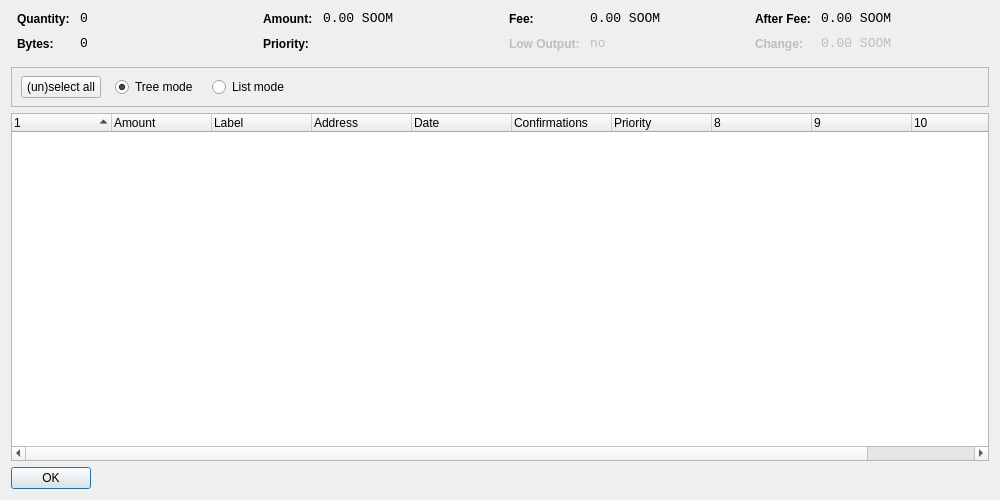
<?xml version="1.0" encoding="UTF-8"?>
<ui version="4.0">
 <class>CoinControlDialog</class>
 <widget class="QDialog" name="CoinControlDialog">
  <property name="geometry">
   <rect>
    <x>0</x>
    <y>0</y>
    <width>1000</width>
    <height>500</height>
   </rect>
  </property>
  <property name="windowTitle">
   <string>Coin Control</string>
  </property>
  <layout class="QVBoxLayout" name="verticalLayout">
   <item>
    <layout class="QHBoxLayout" name="horizontalLayoutTop" stretch="0,0,0,0">
     <property name="topMargin">
      <number>0</number>
     </property>
     <property name="bottomMargin">
      <number>10</number>
     </property>
     <item>
      <layout class="QFormLayout" name="formLayoutCoinControl1">
       <property name="horizontalSpacing">
        <number>10</number>
       </property>
       <property name="verticalSpacing">
        <number>10</number>
       </property>
       <property name="leftMargin">
        <number>6</number>
       </property>
       <property name="rightMargin">
        <number>6</number>
       </property>
       <item row="0" column="0">
        <widget class="QLabel" name="labelCoinControlQuantityText">
         <property name="styleSheet">
          <string notr="true">font-weight:bold;</string>
         </property>
         <property name="text">
          <string>Quantity:</string>
         </property>
        </widget>
       </item>
       <item row="0" column="1">
        <widget class="QLabel" name="labelCoinControlQuantity">
         <property name="font">
          <font>
           <family>Monospace</family>
           <pointsize>10</pointsize>
          </font>
         </property>
         <property name="cursor">
          <cursorShape>IBeamCursor</cursorShape>
         </property>
         <property name="contextMenuPolicy">
          <enum>Qt::ActionsContextMenu</enum>
         </property>
         <property name="text">
          <string notr="true">0</string>
         </property>
         <property name="textInteractionFlags">
          <set>Qt::LinksAccessibleByMouse|Qt::TextSelectableByKeyboard|Qt::TextSelectableByMouse</set>
         </property>
        </widget>
       </item>
       <item row="1" column="0">
        <widget class="QLabel" name="labelCoinControlBytesText">
         <property name="styleSheet">
          <string notr="true">font-weight:bold;</string>
         </property>
         <property name="text">
          <string>Bytes:</string>
         </property>
        </widget>
       </item>
       <item row="1" column="1">
        <widget class="QLabel" name="labelCoinControlBytes">
         <property name="font">
          <font>
           <family>Monospace</family>
           <pointsize>10</pointsize>
          </font>
         </property>
         <property name="cursor">
          <cursorShape>IBeamCursor</cursorShape>
         </property>
         <property name="contextMenuPolicy">
          <enum>Qt::ActionsContextMenu</enum>
         </property>
         <property name="text">
          <string notr="true">0</string>
         </property>
         <property name="textInteractionFlags">
          <set>Qt::LinksAccessibleByMouse|Qt::TextSelectableByKeyboard|Qt::TextSelectableByMouse</set>
         </property>
        </widget>
       </item>
      </layout>
     </item>
     <item>
      <layout class="QFormLayout" name="formLayoutCoinControl2">
       <property name="horizontalSpacing">
        <number>10</number>
       </property>
       <property name="verticalSpacing">
        <number>10</number>
       </property>
       <property name="leftMargin">
        <number>6</number>
       </property>
       <property name="rightMargin">
        <number>6</number>
       </property>
       <item row="0" column="0">
        <widget class="QLabel" name="labelCoinControlAmountText">
         <property name="styleSheet">
          <string notr="true">font-weight:bold;</string>
         </property>
         <property name="text">
          <string>Amount:</string>
         </property>
        </widget>
       </item>
       <item row="0" column="1">
        <widget class="QLabel" name="labelCoinControlAmount">
         <property name="font">
          <font>
           <family>Monospace</family>
           <pointsize>10</pointsize>
          </font>
         </property>
         <property name="cursor">
          <cursorShape>IBeamCursor</cursorShape>
         </property>
         <property name="contextMenuPolicy">
          <enum>Qt::ActionsContextMenu</enum>
         </property>
         <property name="text">
          <string notr="true">0.00 SOOM</string>
         </property>
         <property name="textInteractionFlags">
          <set>Qt::LinksAccessibleByMouse|Qt::TextSelectableByKeyboard|Qt::TextSelectableByMouse</set>
         </property>
        </widget>
       </item>
       <item row="1" column="0">
        <widget class="QLabel" name="labelCoinControlPriorityText">
         <property name="styleSheet">
          <string notr="true">font-weight:bold;</string>
         </property>
         <property name="text">
          <string>Priority:</string>
         </property>
        </widget>
       </item>
       <item row="1" column="1">
        <widget class="QLabel" name="labelCoinControlPriority">
         <property name="font">
          <font>
           <family>Monospace</family>
           <pointsize>10</pointsize>
          </font>
         </property>
         <property name="cursor">
          <cursorShape>IBeamCursor</cursorShape>
         </property>
         <property name="contextMenuPolicy">
          <enum>Qt::ActionsContextMenu</enum>
         </property>
         <property name="text">
          <string/>
         </property>
         <property name="textInteractionFlags">
          <set>Qt::LinksAccessibleByMouse|Qt::TextSelectableByKeyboard|Qt::TextSelectableByMouse</set>
         </property>
        </widget>
       </item>
      </layout>
     </item>
     <item>
      <layout class="QFormLayout" name="formLayoutCoinControl3">
       <property name="horizontalSpacing">
        <number>10</number>
       </property>
       <property name="verticalSpacing">
        <number>10</number>
       </property>
       <property name="leftMargin">
        <number>6</number>
       </property>
       <property name="rightMargin">
        <number>6</number>
       </property>
       <item row="0" column="0">
        <widget class="QLabel" name="labelCoinControlFeeText">
         <property name="styleSheet">
          <string notr="true">font-weight:bold;</string>
         </property>
         <property name="text">
          <string>Fee:</string>
         </property>
        </widget>
       </item>
       <item row="0" column="1">
        <widget class="QLabel" name="labelCoinControlFee">
         <property name="font">
          <font>
           <family>Monospace</family>
           <pointsize>10</pointsize>
          </font>
         </property>
         <property name="cursor">
          <cursorShape>IBeamCursor</cursorShape>
         </property>
         <property name="contextMenuPolicy">
          <enum>Qt::ActionsContextMenu</enum>
         </property>
         <property name="text">
          <string notr="true">0.00 SOOM</string>
         </property>
         <property name="textInteractionFlags">
          <set>Qt::LinksAccessibleByMouse|Qt::TextSelectableByKeyboard|Qt::TextSelectableByMouse</set>
         </property>
        </widget>
       </item>
       <item row="1" column="0">
        <widget class="QLabel" name="labelCoinControlLowOutputText">
         <property name="enabled">
          <bool>false</bool>
         </property>
         <property name="styleSheet">
          <string notr="true">font-weight:bold;</string>
         </property>
         <property name="text">
          <string>Low Output:</string>
         </property>
        </widget>
       </item>
       <item row="1" column="1">
        <widget class="QLabel" name="labelCoinControlLowOutput">
         <property name="enabled">
          <bool>false</bool>
         </property>
         <property name="font">
          <font>
           <family>Monospace</family>
           <pointsize>10</pointsize>
          </font>
         </property>
         <property name="cursor">
          <cursorShape>IBeamCursor</cursorShape>
         </property>
         <property name="contextMenuPolicy">
          <enum>Qt::ActionsContextMenu</enum>
         </property>
         <property name="text">
          <string notr="true">no</string>
         </property>
         <property name="textInteractionFlags">
          <set>Qt::LinksAccessibleByMouse|Qt::TextSelectableByKeyboard|Qt::TextSelectableByMouse</set>
         </property>
        </widget>
       </item>
      </layout>
     </item>
     <item>
      <layout class="QFormLayout" name="formLayoutCoinControl4">
       <property name="horizontalSpacing">
        <number>10</number>
       </property>
       <property name="verticalSpacing">
        <number>10</number>
       </property>
       <property name="leftMargin">
        <number>6</number>
       </property>
       <property name="rightMargin">
        <number>6</number>
       </property>
       <item row="0" column="0">
        <widget class="QLabel" name="labelCoinControlAfterFeeText">
         <property name="styleSheet">
          <string notr="true">font-weight:bold;</string>
         </property>
         <property name="text">
          <string>After Fee:</string>
         </property>
        </widget>
       </item>
       <item row="0" column="1">
        <widget class="QLabel" name="labelCoinControlAfterFee">
         <property name="font">
          <font>
           <family>Monospace</family>
           <pointsize>10</pointsize>
          </font>
         </property>
         <property name="cursor">
          <cursorShape>IBeamCursor</cursorShape>
         </property>
         <property name="contextMenuPolicy">
          <enum>Qt::ActionsContextMenu</enum>
         </property>
         <property name="text">
          <string notr="true">0.00 SOOM</string>
         </property>
         <property name="textInteractionFlags">
          <set>Qt::LinksAccessibleByMouse|Qt::TextSelectableByKeyboard|Qt::TextSelectableByMouse</set>
         </property>
        </widget>
       </item>
       <item row="1" column="0">
        <widget class="QLabel" name="labelCoinControlChangeText">
         <property name="enabled">
          <bool>false</bool>
         </property>
         <property name="styleSheet">
          <string notr="true">font-weight:bold;</string>
         </property>
         <property name="text">
          <string>Change:</string>
         </property>
        </widget>
       </item>
       <item row="1" column="1">
        <widget class="QLabel" name="labelCoinControlChange">
         <property name="enabled">
          <bool>false</bool>
         </property>
         <property name="font">
          <font>
           <family>Monospace</family>
           <pointsize>10</pointsize>
          </font>
         </property>
         <property name="cursor">
          <cursorShape>IBeamCursor</cursorShape>
         </property>
         <property name="contextMenuPolicy">
          <enum>Qt::ActionsContextMenu</enum>
         </property>
         <property name="text">
          <string notr="true">0.00 SOOM</string>
         </property>
         <property name="textInteractionFlags">
          <set>Qt::LinksAccessibleByMouse|Qt::TextSelectableByKeyboard|Qt::TextSelectableByMouse</set>
         </property>
        </widget>
       </item>
      </layout>
     </item>
    </layout>
   </item>
   <item>
    <widget class="QFrame" name="frame">
     <property name="minimumSize">
      <size>
       <width>0</width>
       <height>40</height>
      </size>
     </property>
     <property name="frameShape">
      <enum>QFrame::StyledPanel</enum>
     </property>
     <property name="frameShadow">
      <enum>QFrame::Sunken</enum>
     </property>
     <widget class="QWidget" name="horizontalLayoutWidget">
      <property name="geometry">
       <rect>
        <x>10</x>
        <y>0</y>
        <width>781</width>
        <height>41</height>
       </rect>
      </property>
      <layout class="QHBoxLayout" name="horizontalLayoutPanel" stretch="0,0,0,0,0">
       <property name="spacing">
        <number>14</number>
       </property>
       <item>
        <widget class="QPushButton" name="pushButtonSelectAll">
         <property name="sizePolicy">
          <sizepolicy hsizetype="Maximum" vsizetype="Fixed">
           <horstretch>0</horstretch>
           <verstretch>0</verstretch>
          </sizepolicy>
         </property>
         <property name="text">
          <string>(un)select all</string>
         </property>
        </widget>
       </item>
       <item>
        <widget class="QRadioButton" name="radioTreeMode">
         <property name="sizePolicy">
          <sizepolicy hsizetype="Maximum" vsizetype="Fixed">
           <horstretch>0</horstretch>
           <verstretch>0</verstretch>
          </sizepolicy>
         </property>
         <property name="text">
          <string>Tree mode</string>
         </property>
         <property name="checked">
          <bool>true</bool>
         </property>
        </widget>
       </item>
       <item>
        <widget class="QRadioButton" name="radioListMode">
         <property name="sizePolicy">
          <sizepolicy hsizetype="Maximum" vsizetype="Fixed">
           <horstretch>0</horstretch>
           <verstretch>0</verstretch>
          </sizepolicy>
         </property>
         <property name="text">
          <string>List mode</string>
         </property>
        </widget>
       </item>
       <item>
        <spacer name="horizontalSpacer">
         <property name="orientation">
          <enum>Qt::Horizontal</enum>
         </property>
         <property name="sizeHint" stdset="0">
          <size>
           <width>40</width>
           <height>20</height>
          </size>
         </property>
        </spacer>
       </item>
      </layout>
     </widget>
    </widget>
   </item>
   <item>
    <widget class="CoinControlTreeWidget" name="treeWidget">
     <property name="contextMenuPolicy">
      <enum>Qt::CustomContextMenu</enum>
     </property>
     <property name="sortingEnabled">
      <bool>false</bool>
     </property>
     <property name="columnCount">
      <number>11</number>
     </property>
     <attribute name="headerShowSortIndicator" stdset="0">
      <bool>true</bool>
     </attribute>
     <attribute name="headerStretchLastSection">
      <bool>false</bool>
     </attribute>
     <column>
      <property name="text">
       <string/>
      </property>
     </column>
     <column>
      <property name="text">
       <string>Amount</string>
      </property>
     </column>
     <column>
      <property name="text">
       <string>Label</string>
      </property>
     </column>
     <column>
      <property name="text">
       <string>Address</string>
      </property>
     </column>
     <column>
      <property name="text">
       <string>Date</string>
      </property>
     </column>
     <column>
      <property name="text">
       <string>Confirmations</string>
      </property>
      <property name="toolTip">
       <string>Confirmed</string>
      </property>
     </column>
     <column>
      <property name="text">
       <string>Priority</string>
      </property>
     </column>
     <column>
      <property name="text">
       <string/>
      </property>
     </column>
     <column>
      <property name="text">
       <string/>
      </property>
     </column>
     <column>
      <property name="text">
       <string/>
      </property>
     </column>
     <column>
      <property name="text">
       <string/>
      </property>
     </column>
    </widget>
   </item>
   <item>
    <widget class="QDialogButtonBox" name="buttonBox">
     <property name="sizePolicy">
      <sizepolicy hsizetype="Maximum" vsizetype="Fixed">
       <horstretch>0</horstretch>
       <verstretch>0</verstretch>
      </sizepolicy>
     </property>
     <property name="orientation">
      <enum>Qt::Horizontal</enum>
     </property>
     <property name="standardButtons">
      <set>QDialogButtonBox::Ok</set>
     </property>
    </widget>
   </item>
  </layout>
 </widget>
 <customwidgets>
  <customwidget>
   <class>CoinControlTreeWidget</class>
   <extends>QTreeWidget</extends>
   <header>coincontroltreewidget.h</header>
  </customwidget>
 </customwidgets>
 <resources/>
 <connections/>
</ui>
